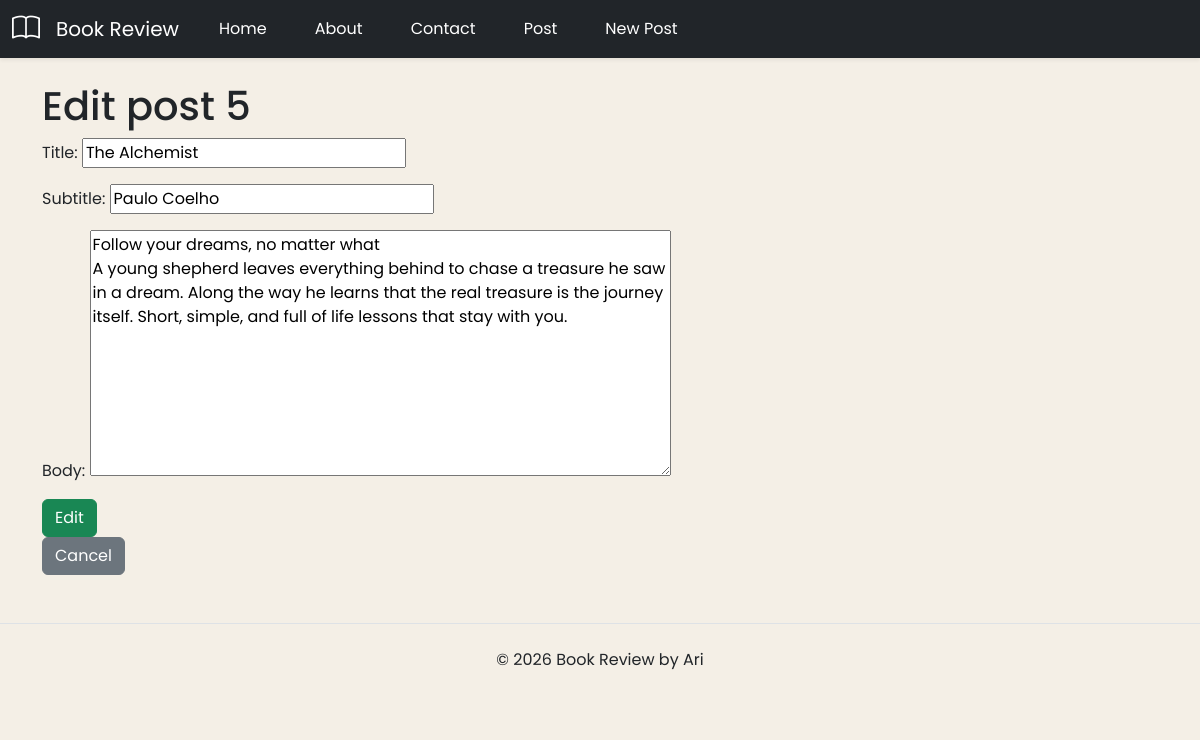
/post/edit/5/, run on the app's committed database.
### posts/models.py (models this page shows, shortened)
class Post(models.Model):
    title = models.CharField(max_length=100) #string
    subtitle = models.CharField(max_length=100) #string
    body = models.TextField() #string
    created_on = models.DateTimeField(auto_now_add=True) #datetime
    author = models.ForeignKey(
        get_user_model(),
        on_delete=models.CASCADE,
    )#string / object

### posts/views.py (the view)
# urls.py: path("edit/<int:pk>/", PostUpdateView.as_view(), name="post_edit"),
class PostUpdateView(UpdateView): #POST request -> alter an existing object / filled form
    template_name = "edit.html"
    model = Post
    fields = ["title", "subtitle", "body"]

### templates/edit.html (shortened to what this page needs)
{% extends 'base.html' %}
{% load static %}
{% block css %}
    <link rel="stylesheet" href="{% static 'css/list.css' %}">
{% endblock %}
{% block content %}
    <h1>Edit post {{ post.id }}</h1>
    <form method="post">
        {{ form.as_p }}
        <input type="submit" value="Edit" class="btn btn-success">
    </form>
    <a href="{% url 'post_detail' post.id %}" class="btn btn-secondary">Cancel</a>
{% endblock content %}

### static/css/list.css (style rules this page uses)
body { background-color: #f4efe6; font-family: 'Poppins', sans-serif; }

### data on the page
Post: id "5", title "The Alchemist", subtitle "Paulo Coelho", body "Follow your dreams, no matter what A young shepherd leaves everything behind to chase a treasure he saw in a dream. Along the way he learns that the real treasure is the journey itself. Short, simple, and full of life lessons that stay with you."
